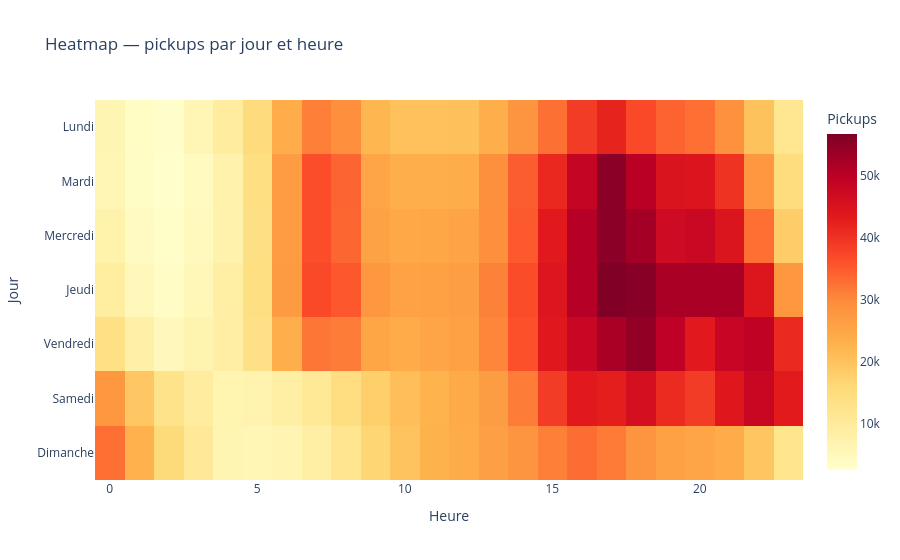

The code cell stored with this chart in its notebook:
### Markdown cell above
### 3.3 Heatmap jour × heure

Cette vue croisée permet d'identifier les combinaisons jour/heure les plus chargées d'un seul coup d'œil.

### Code cell
heat = df.groupby(['dayofweek', 'hour']).size().reset_index(name='pickups')
heat_piv = heat.pivot(index='dayofweek', columns='hour', values='pickups')
heat_piv.index = ['Lundi', 'Mardi', 'Mercredi', 'Jeudi', 'Vendredi', 'Samedi', 'Dimanche']

fig = px.imshow(heat_piv,
                title='Heatmap — pickups par jour et heure',
                labels=dict(x='Heure', y='Jour', color='Pickups'),
                color_continuous_scale='YlOrRd',
                aspect='auto')
fig.show()

### Figure 1 — Plotly figure (JSON) as saved in the notebook; plotly's stock layout.template omitted (floating-point values rounded to 4 significant figures; data arrays with more than 128 entries replaced by an {"elided": "..."} marker saying what was removed)
{"data": [{"coloraxis": "coloraxis", "hovertemplate": "Heure: %{x}<br>Jour: %{y}<br>Pickups: %{z}<extra></extra>", "name": "0", "type": "heatmap", "x": [0, 1, 2, 3, 4, 5, 6, 7, 8, 9, 10, 11, 12, 13, 14, 15, 16, 17, 18, 19, 20, 21, 22, 23], "xaxis": "x", "y": ["Lundi", "Mardi", "Mercredi", "Jeudi", "Vendredi", "Samedi", "Dimanche"], "yaxis": "y", "z": {"elided": "7x24 int values"}}], "layout": {"coloraxis": {"colorbar": {"title": {"text": "Pickups"}}, "colorscale": [[0, "rgb(255,255,204)"], [0.125, "rgb(255,237,160)"], [0.25, "rgb(254,217,118)"], [0.375, "rgb(254,178,76)"], [0.5, "rgb(253,141,60)"], [0.625, "rgb(252,78,42)"], [0.75, "rgb(227,26,28)"], [0.875, "rgb(189,0,38)"], [1, "rgb(128,0,38)"]]}, "title": {"text": "Heatmap — pickups par jour et heure"}, "xaxis": {"anchor": "y", "domain": [0, 1], "title": {"text": "Heure"}}, "yaxis": {"anchor": "x", "autorange": "reversed", "domain": [0, 1], "title": {"text": "Jour"}}}}
